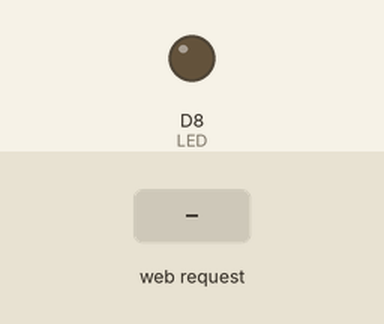
Recording of a sketch running on a simulated ESP8266 (NodeMCU). Parts: output pins drawn as LEDs (lit = HIGH). The test bench sets the inputs (shaded band). WiFi joins after 1.5 s; servers stay silent unless stated; what the sketch prints to the serial monitor is not drawn.

Above: at 2.7 s.
2.8 s: HTTP request GET /on received
At 4.0 s:
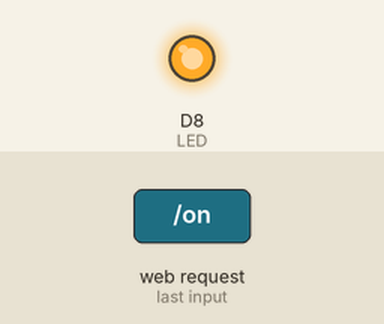
4.3 s: HTTP request GET /off received
At 5.3 s:
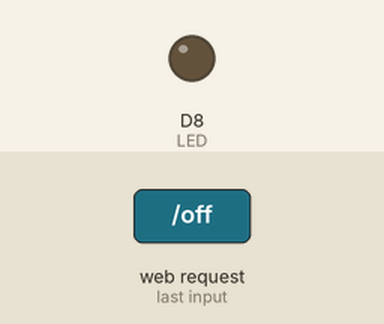
Timing chart, 0 to 7.3 s (numbered marks = the images above; inputs shaded):
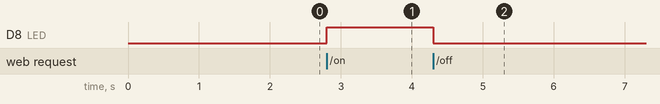

Measured:
- after the input at 2.8 s, D8 (LED): LOW → HIGH at once
- after the input at 4.3 s, D8 (LED): HIGH → LOW at once

The sketch:

mdns.ino
```cpp
/*
 * Change the state of LED in the same network, with implementing the concept of MDNS
 * Author: ianuj03
 * Date: Sept, 2018
*/

#include <ESP8266WiFi.h>
#include <WiFiClient.h>
#include <ESP8266WebServer.h>
#include <ESP8266mDNS.h>

#define LED D8

IPAddress local_IP(192, 168, 14, 23);
IPAddress gateway(192, 168, 4, 9);
IPAddress subnet(255, 255, 255, 0);

const char* ssid = "*********";
const char* password = "***********";

ESP8266WebServer server(80);


void setup(void){
  pinMode(LED, OUTPUT);
  digitalWrite(LED, 0);
  Serial.begin(115200);
  WiFi.mode(WIFI_STA);
  WiFi.begin(ssid, password);
  Serial.println("");

  // Wait for connection
  while (WiFi.status() != WL_CONNECTED) {
    delay(500);
    Serial.print(".");
  }
  Serial.println("");
  Serial.print("Connected to ");
  Serial.println(ssid);
  Serial.print("IP address: ");
  Serial.println(WiFi.localIP());

  if (MDNS.begin("iot")) {
    Serial.println("MDNS responder started");
  }

  server.on("/", handleRoot);
  server.on("/on",onLed);
  server.on("/off",offLed);

  server.on("/inline", [](){
    server.send(200, "text/plain", "this works as well");
  });

  server.onNotFound(handleNotFound);

  server.begin();
  Serial.println("HTTP server started");
}

void loop(void){
  server.handleClient();
}
```

server.ino
```cpp
String head=R"===(
        <!DOCTYPE html>
        <html lang="en">
        <head>
        <title>Anuj | Project</title>

        <meta charset='utf-8'>
        <meta name='viewport' content='width=device-width, initial-scale=1'>

        <style>
            body {
                margin-top: 100px;
                font: 400 15px Lato, sans-serif;
                font-family: Montserrat, sans-serif;
                line-height: 1.8;
                color: black;
                background-color: #323232;
            }
            .form-control {
                width: 100%;
                color:black;
            }
            .container {
                margin: 0 auto;
                max-width: 400px;
                padding: 30px;
                box-shadow: 0 10px 20px rgba(0,0,0,0.19), 0 6px 6px rgba(0,0,0,0.23);
                background-color: #ffffff;
            }
            h1 {
                text-align: center;
                margin-bottom: 40px;
                margin-top: 0px;
                color: #939393;
                font-size: 35px;
            }
            form .field-group {
                box-sizing: border-box;
                clear: both;
                padding: 4px 0;
                position: relative;
                margin: 1px 0;
                width: 100%;
            }
            input[type=text] {
                font-size: 15px;
                margin-bottom: 4%;
                -webkit-appearance: none;
                display: block;
                background: #fafafa;
                color: #636363;
                width: 100%;
                border: none;
                border-radius: 0;
                border-top: none;
                border-left: none;
                border-right: none;
                border-bottom: 1px solid #00bcd4;
                background-color: transparent;
            }
            input[type=text]:focus {
                border-color: #4C669F;
                outline: 0;
            }
            .button-container {
                box-sizing: border-box;
                clear: both;
                margin: 1px 0 0;
                padding: 4px 0;
                position: relative;
                width: 100%;
            }
            input[type=button] {
                background: #00bcd4;
                border: none;
                border-radius: 30px;
                color: #ffffff;
                cursor: pointer;
                display: block;
                font-weight: bold;
                font-size: 16px;
                padding: 15px 0;
                margin-top: 12%;
                text-align: center;
                text-transform: uppercase;
                width: 100%;
                -webkit-transition: background 250ms ease;
                -moz-transition: background 250ms ease;
                -o-transition: background 250ms ease;
                transition: background 250ms ease;
            }

        </style>
        </head>)===";

String body=R"===(
    <body>
        <div class='container'>
            <h1 align='text-align:center'>IoT</h1>
                <div class="field-group">
                     <div class="button-container">
                         <button type="button" onclick="window.location.href='/on'">LIGHT ON</button>
                    </div>

                     <div class="button-container">
                         <button type="button" onclick="window.location.href='/off'">LIGH OFF</button>
                    </div>
                </div>
        </div>
    </body>
</html>
                    )===";


void handleRoot() {
//  digitalWrite(led, 1);
  server.send(200, "text/html", head+body);
//  digitalWrite(led, 0);
}
void onLed(){
    digitalWrite(LED,1);
    server.send(200,"text/html",head+body);
}

void offLed(){
    digitalWrite(LED,0);
    server.send(200,"text/html",head+body);
}
void handleNotFound(){
//  digitalWrite(led, 1);
  String message = "File Not Found\n\n";
  message += "URI: ";
  message += server.uri();
  message += "\nMethod: ";
  message += (server.method() == HTTP_GET)?"GET":"POST";
  message += "\nArguments: ";
  message += server.args();
  message += "\n";
  for (uint8_t i=0; i<server.args(); i++){
    message += " " + server.argName(i) + ": " + server.arg(i) + "\n";
  }
  server.send(404, "text/plain", message);
//  digitalWrite(led, 0);
}
```
